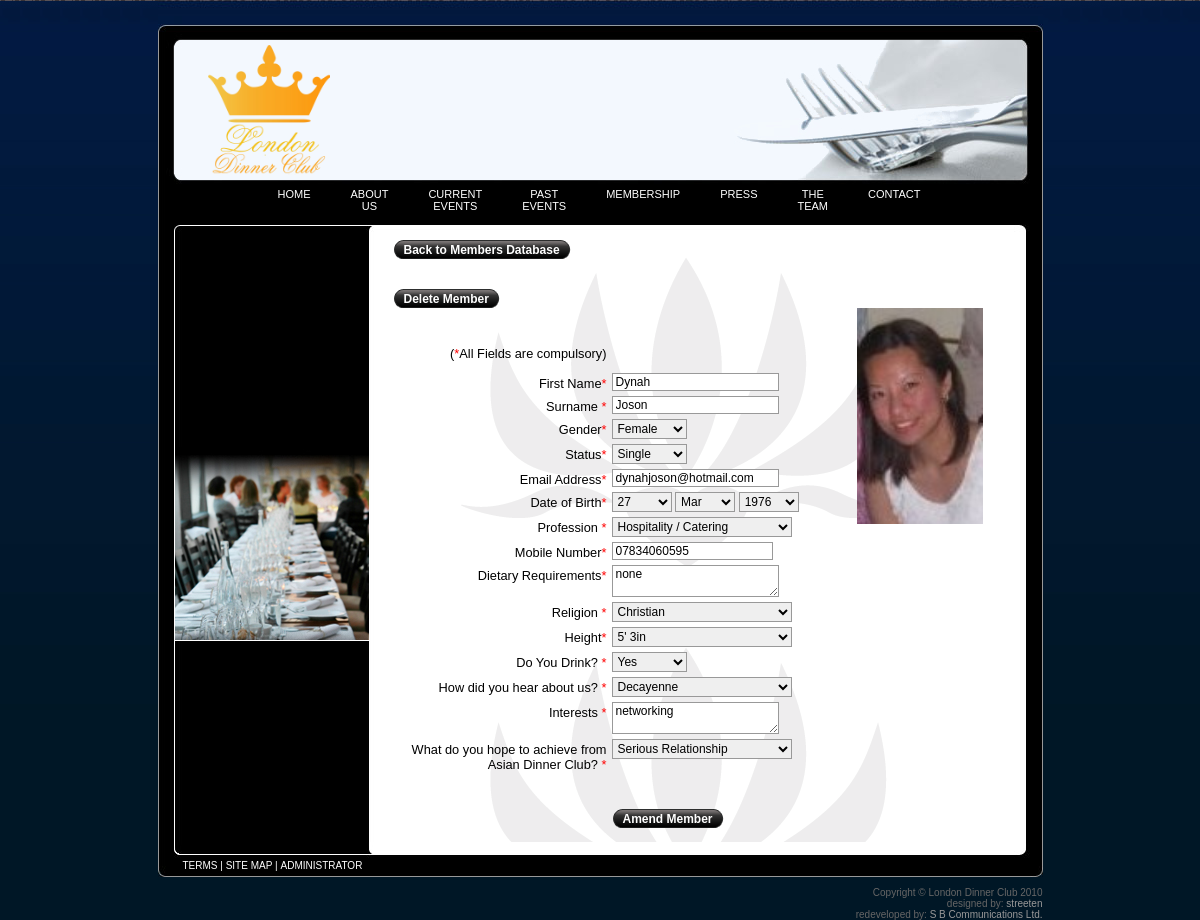
The app's page /admin/memberamend.php?edit=56 with its own data.
### tables this page shows
CREATE TABLE `Members` (
  `ID` int(10) NOT NULL default '0',
  `Forename` varchar(56) NOT NULL default '',
  `Surname` varchar(56) NOT NULL default '',
  `Gender` varchar(6) NOT NULL default '',
  `Status` varchar(28) NOT NULL default '',
  `EmailAddress` varchar(128) NOT NULL default '',
  `DOB` varchar(10) NOT NULL default '',
  `Profession` text NOT NULL,
  `Mobile` varchar(15) NOT NULL default '',
  `DietaryReq` text NOT NULL,
  `Religion` varchar(56) NOT NULL default '',
  `Height` varchar(26) NOT NULL default '',
  `Drink` varchar(4) NOT NULL default '',
  `HeardFrom` varchar(26) NOT NULL default '',
  `Interests` text NOT NULL,
  `Achieve` varchar(32) NOT NULL default '',
  `Cities` varchar(56) NOT NULL,
  `Image_Path` varchar(128) NOT NULL,
  `DateJoined` varchar(16) NOT NULL default '',
  `Approved` char(3) NOT NULL default '',
  `DateExpire` varchar(32) NOT NULL,
  PRIMARY KEY  (`ID`)
);

### admin/memberamend.php (the view, shortened to what the rows shown need)
<!DOCTYPE html PUBLIC "-//W3C//DTD XHTML 1.0 Transitional//EN" "http://www.w3.org/TR/xhtml1/DTD/xhtml1-transitional.dtd">
<html xmlns="http://www.w3.org/1999/xhtml">
<head>
<link href="../css/styles.css" rel="stylesheet" type="text/css" />
</head>
<body>
<div id="wrapper">
<div id="maincontent">
<div id="innercontent">
<div id="contentcol1">
<?php
if(isset($_GET['edit']))
{
	$editid = $_GET['edit'];
	$query4 = "SELECT * FROM Members WHERE ID = '$editid'";
	$result4 = mysql_query($query4) or die(mysql_error());
	$row3 = mysql_fetch_array($result4);
	$DOB = $row3['DOB'];
	$arrdate = split("/", $DOB);
	$dateday = $arrdate[0];
	$datemonth = $arrdate[1];
	$dateyear = $arrdate[2];
	$fore = $row3['Forename'];
	$sur = $row3['Surname'];
	$names = "$fore $sur";
	?>
	<table cellspacing='0' cellpadding='0' border='0'>
		<tr>
			<td><img src="../images/sumi_buttons_04.png" width="11" height="19" alt="" /></td>
			<td class='singlebutton'><a title='Back' href='membershipdatabase.php'>Back to Members Database</a></td>
			<td><img src="../images/sumi_buttons_06.png" width="11" height="19" alt="" /></td>
		</tr>
	</table>
	<br/><br/>
	<table cellspacing='0' cellpadding='0' border='0'>
		<tr>
			<td><img src="../images/sumi_buttons_04.png" width="11" height="19" alt="" /></td>
			<td class='singlebutton'><a title='Delete' onclick="if(confirm('Are you sure you want to delete this contact: <?php echo $names;?>?')){location.href='?delete=<?php echo $editid;?>';}else{window.location.reload(false);}">Delete Member</a></td>
			<td><img src="../images/sumi_buttons_06.png" width="11" height="19" alt="" /></td>
		</tr>
	</table>
	<form method="post" id="profileform" name="ContactForm">
		       <div id="regformwrap">
			    <div class='rowwrap'>
				<div class="cell-1">(<span class="style1">*</span>All Fields are compulsory)</div>
				 </div>
		          <div class="rowwrap">
	          </div>
	          <div class="rowwrap">
			  	            	<div class="cell-1">First Name<span class="style1">*</span> <span class="redasterisk" id="usrForename_mark" style="display:none;"> *</span></div>
			  	            <div class="cell-2">
			  	              <input class="text long" name="Forename" id="usrForename" value="<?php if(isset($_POST['Forename'])){echo $_POST['Forename'];}else{echo $row3['Forename'];}?>" type="text">
			  	            </div>
	          </div>
	          <div class="rowwrap">
			  	            <div class="cell-1">Surname <span class="style1">*</span><span class="redasterisk" id="usrSurname_mark" style="display:none;"> *</span></div>
			  	            <div class="cell-2">
			  	              <input class="text long" name="Surname" id="usrSurname" value="<?php if(isset($_POST['Surname'])){echo $_POST['Surname'];}else{echo $row3['Surname'];}?>" type="text">
			  	            </div>
	          </div>
	          <div class="rowwrap">
			  	            <div class="cell-1">Gender<span class="style1">*</span> <span class="redasterisk" id="usrGender_mark" style="display:none;"> *</span></div>
			  	            <div class="cell-2">
			  	            <?php $genderarr = array('Female', 'Male');?>
			  	              <select class="drop short" name="Gender" id="usrGender">
			  	               	<?php foreach($genderarr as $gen)
			  	               	{
			  	               		echo "<option value='$gen'"; if(isset($_POST['Gender'])){if($gen == $_POST['Gender']){echo "selected='selected'";}}else{if($gen == $row3['Gender']){ echo "selected='selected'"; }} echo ">$gen</option>";
			  	               	}?>
			  	              </select>
			  	            </div>
	          </div>
			  <div class="rowwrap">
			  <div class="cell-1">Status<span class="style1">*</span> <span class="redasterisk" id="usrStatus_mark" style="display:none;"> *</span></div>
			  <div class="cell-2">
				<select class="drop short" name="Status" id="usrStatus">
				  <option value="Single" <?php if(isset($_POST['Status'])){if($_POST['Status'] == 'Single'){echo "selected='selected'";}}else{if($row3['Status'] == 'Single'){echo "selected='selected'";}}?>>Single</option>
				</select>
			  </div>
          </div>
	          <div class="rowwrap">
			  	            <div class="cell-1">Email Address<span class="style1">*</span> <span class="redasterisk" id="usrEmailAddress_mark" style="display:none;"> *</span></div>
			  	            <div class="cell-2">
			  	              <input class="text long" name="EmailAddress" id="usrEmailAddress" value="<?php if(isset($_POST['EmailAddress'])){echo $_POST['EmailAddress'];}else{echo $row3['EmailAddress'];}?>" type="text" >
			  	            </div>
	          </div>
	          <div class="rowwrap">
			  	            <div class="cell-1">Date of Birth<span class="style1">*</span> <span class="redasterisk" id="usrDOB_day_mark" style="display:none;"> *</span></div>
			  	            <div class="cell-2">
			  	              <select name="Date_Day" id="usrDOB_day" class="drop date">
			  	                <?php 	for($days=1 ; $days<=31 ; $days++)
			  							{
			  								echo "<option value=\"$days\""; if(isset($_POST['Date_Day'])){if($_POST['Date_Day'] == $days){echo "selected='selected'";}}else{if ($dateday==$days){ echo "selected=\"selected\"";}} echo ">"; if(strlen($days)==1){echo "0";} echo "$days</option>";
			  							}
			  					?>
			  	              </select>
			  	              <select name="Date_Month" id="usrDOB_month" class="drop date">
			  	                <?php 	$months = array('Jan', 'Feb', 'Mar', 'Apr', 'May', 'Jun', 'Jul', 'Aug', 'Sep', 'Oct', 'Nov', 'Dec');
			  	                		for($month=1 ; $month<=12 ; $month++)
			  							{
			  								$word = $month-1;
			  								echo "<option value=\"$month\""; if(isset($_POST['Date_Month'])){if($_POST['Date_Month'] == $month){echo "selected='selected'";}}else{if ($datemonth==$month){ echo "selected=\"selected\"";}} echo ">$months[$word]</option>";
			  							}
			  					?>
			  	              </select>
			  	              <select name="Date_Year" id="usrDOB_year" class="drop date">
			  	                <?php	for($year=1966 ; $year<=1990 ; $year++)
			  							{
			  								echo "<option value=\"$year\""; if(isset($_POST['Date_Year'])){if($_POST['Date_Year'] == $year){echo "selected='selected'";}}else{if ($dateyear==$year){ echo "selected=\"selected\"";}} echo ">$year</option>";
			  							}
			  					?>
			  	              </select>
			  	            </div>
	          </div>
	          <div class="rowwrap">
			  	            <div class="cell-1">Profession <span class="style1">*</span><span class="redasterisk" id="usrProfession_mark" style="display:none;"> *</span></div>
			  	            <div class="cell-2">
			  	            <?php $proarr = array('Not Specified', 'Academic', 'Accounting', 'Admin / Secretarial', 'Arts / Media', 'Company Director', 'Construction / Property Services', 'Consultant', 'Designer', 'Doctor / Medical', 'Financial Services / Insurance', 'Hospitality / Catering', 'Human Resources', 'IT / Computing', 'Legal', 'Leisure / Tourism', 'Military', 'Own Business', 'Political / Government', 'Sales and Marketing', 'Science / Technical', 'Teaching / Education', 'Writer / Journalist', 'Other');?>
			  	              <select class="drop long" name="Profession" id="usrProfession" value="profession">
			  	                <?php foreach($proarr as $pro)
			  	                {
			  	                	echo "<option value='$pro'"; if(isset($_POST['Profession'])){if($_POST['Profession'] == $pro){echo "selected='selected'";}}else{if($pro == $row3['Profession']){ echo "selected='selected'"; }} echo ">$pro</option>";
			  	                }?>
			  	              </select>
			  	            </div>
	          </div>
	          <div class="rowwrap">
			  	           <div class="cell-1">Mobile Number<span class="style1">*</span><span class="redasterisk" id="usrPhone_mark" style="display:none;"> *</span></div>
			  	            <div class="cell-2">
			  	              <input type="text" size="20" class="text phone" name="Mobile" id="usrPhone" value="<?php if(isset($_POST['Mobile'])){echo $_POST['Mobile'];}else{ echo $row3['Mobile'];}?>">
			  	            </div>
			  	          </div>
			  	          <div class="rowwrap">
			  	            <div class="cell-1">Dietary Requirements<span class="style1">*</span></div>
			  	            <div class="cell-2">
			  	              <textarea name="DietaryReq" cols="20" class="text long" id="usrDietary"><?php if(isset($_POST['DietaryReq'])){echo $_POST['DietaryReq'];}else{echo $row3['DietaryReq'];}?></textarea>
			  	            </div>
			  	          </div>
			  			       <div class="rowwrap">
			  	            <div class="cell-1">Religion <span class="style1">*</span><span class="redasterisk" id="usrReligion_mark" style="display:none;"> *</span></div>
			  	            <div class="cell-2">
			  	            <?php $relarr = array('Christian', 'Jewish', 'Spiritual - Not Religious', 'Hindu', 'Sikh', 'Muslim', 'No Religion', 'Other');?>
			  	              <select class="drop long" name="Religion" id="usrReligion">
			  	                <?php foreach($relarr as $rel)
			  	                {
			  	                	echo "<option value='$rel'"; if(isset($_POST['Religion'])){if($_POST['Religion'] == $rel){echo "selected='selected'";}}else{if($rel == $row3['Religion']){ echo "selected='selected'"; }} echo ">$rel</option>";
			  	                }?>
			  	              </select>
			  	            </div>
			  	          </div>
			  			  		       <div class="rowwrap">
			  	            <div class="cell-1">Height<span class="style1">*</span><span class="redasterisk" id="usrHeight_mark" style="display:none;"> *</span></div>
			  	            <div class="cell-2">
			  	            <?php $heigarr = array("4' 11in", "4' 12in", "5' 0in", "5' 1in", "5 '2in", "5' 3in", "5' 4in", "5' 5in", "5' 6in", "5' 7in", "5' 8in", "5' 9in", "5' 10in", "5' 11in", "6' 0in", "6' 1in", "6' 2in", "6' 3in", "6' 4in", "6' 5in", "6'6in", "6'7in");?>
			  	              <select class="drop long" name="Height" id="usrHeight">
			  	                <?php foreach($heigarr as $heig)
			  	                {
			  	                	echo "<option value=\"$heig\""; if(isset($_POST['Height'])){if($_POST['Height'] == $heig){echo "selected='selected'";}}else{if($heig == $row3['Height']){ echo "selected='selected'"; }} echo ">$heig</option>";
			  	                }?>
			  	              </select>
			  	            </div>
			  	          </div>
			  	          <div class="rowwrap">
			  	            <div class="cell-1">Do You Drink? <span class="style1">*</span><span class="redasterisk" id="usrDrink_mark" style="display:none;"> *</span></div>
			  	            <div class="cell-2">
			  	              <select class="drop short" name="Drink" id="usrDrink">
			  	                <?php $drarr = array('Yes', 'No');
			  	                foreach($drarr as $dr)
			  	                {
			  	                	echo "<option value='$dr'"; if(isset($_POST['Drink'])){if($_POST['Drink'] == $dr){echo "selected='selected'";}}else{if($dr == $row3['Drink']){ echo "selected='selected'"; }} echo ">$dr</option>";
			  	                }?>
			  	              </select>
			  	            </div>
			  	          </div>
			  	          <div class="rowwrap">
			  	            <div class="cell-1">How did you hear about us?  <span class="style1">*</span><span class="redasterisk" id="usrHear_mark" style="display:none;"> *</span></div>
			  	            <div class="cell-2">
			  	              <select class="drop long" name="HeardFrom" id="usrHear">
			  	                <?php $heararr = array('Google', 'Friend', 'A Small World', 'Magazine', 'Newspaper', 'Decayenne');
			  	                foreach($heararr as $hear)
			  	               	{
			  	               		echo "<option value='$hear'"; if(isset($_POST['HeardFrom'])){if($_POST['HeardFrom'] == $hear){echo "selected='selected'";}}else{if($hear == $row3['HeardFrom']){ echo "selected='selected'"; }} echo ">$hear</option>";
			  	               	}?>
			  	              </select>
			  	            </div>
			  	          </div>
			  	          <div class="rowwrap">
			  	            <div class="cell-1">Interests <span class="style1">*</span><span class="redasterisk" id="usrInterests_mark" style="display:none;"> *</span></div>
			  	            <div class="cell-2">
			  	              <textarea name="Interests" cols="20" class="text long" id="usrInterests"><?php if(isset($_POST['Interests'])){echo $_POST['Interests'];}else{ echo $row3['Interests'];}?></textarea>
			  	            </div>
			  	          </div>
			  	          <div class="rowwrap">
						  		              <div class="cell-1">What do you hope to achieve from Asian Dinner Club? <span class="style1">*</span><span class="redasterisk" id="usrAchieve_mark" style="display:none;"> *</span></div>
						  		              <div class="cell-2">
						  		                <select class="drop long" name="Achieve" id="usrAchieve">
						  		                  <?php $acharr = array('Friendship', 'Socialising', 'Serious Relationship', 'Networking');
						  		                  foreach($acharr as $ach)
						  		                  {
								  		          		echo "<option value='$ach'"; if(isset($_POST['Achieve'])){if($_POST['Achieve'] == $ach){echo "selected='selected'";}}else{if($ach == $row3['Achieve']){ echo "selected='selected'"; }} echo ">$ach</option>";
								  		          }?>
						  		                </select>
						  		              </div>
          </div>
			  	          <div class="rowwrap">
			  	            <div class="cell-1">&nbsp;</div>
			  	          </div>
			  	          <div class="rowwrap submitbutton">
			  	           <div class="cell-1">&nbsp;</div>
			  	            <div class="cell-2">
			  	              <table cellspacing='0' cellpadding='0' border='0'>
							  				<tr>
							  					<td><img src="../images/sumi_buttons_04.png" width="11" height="19" alt=""></td>
							  					<td class='singlebutton'><a title='Amend' onclick="javascript:document.ContactForm.submit();" href='#'>Amend Member</a></td>
							      				<td><img src="../images/sumi_buttons_06.png" width="11" height="19" alt=""></td>
							    				</tr>
  			</table>
			  	            </div>
			  	          </div>
			  	          <div class="rowwrap submitbutton">          </div>
			  	    </div>
					<div align='right'><?php if($row3['Image_Path']!=''){?><img src="../member/images/<?php echo $row3['Image_Path'];?>" alt="<?php echo $names;?>" border='0' width='126' /><?php }else{ echo "NO PHOTO AVAILABLE";}?></div>
	 </form>
<?php
}?>
</div>
</div>
</div>
</div>
</body>
</html>

### records on screen
members: Forename "Dynah", Surname "Joson", Gender "Female", Status "Single", EmailAddress "dynahjoson@hotmail.com", Date_Day "27", Date_Month "Mar", Date_Year "1976", Profession "Hospitality / Catering", Mobile "07834060595", DietaryReq "none", Religion "Christian", Height "5' 3in", Drink "Yes", HeardFrom "Decayenne", Interests "networking", Achieve "Serious Relationship", Image_Path (picture)
